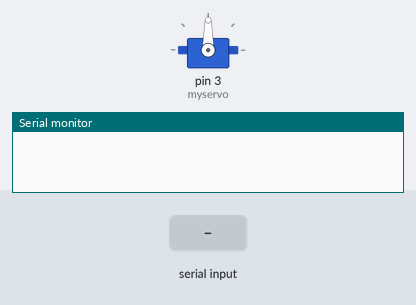
Bench run of a sketch on a simulated Arduino Uno, built with avr-gcc and run on an emulated ATmega328P. Parts: servo, the last lines printed to the serial monitor. The test bench sets the inputs (shaded band).

Above: at 1.2 s.
1.3 s: "90,45\n" received over Serial
3.0 s: "30,150\n" received over Serial
At 3.97 s:
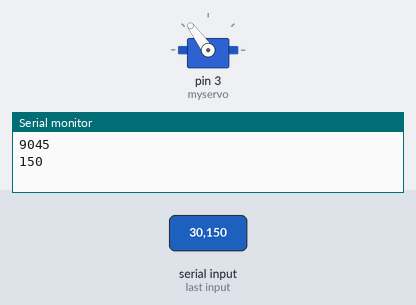
At 4.7 s:
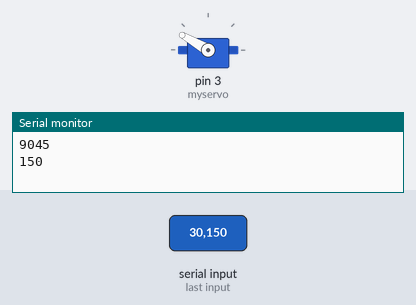
Timing chart, 0 to 7.1 s (numbered marks = the images above; inputs shaded):
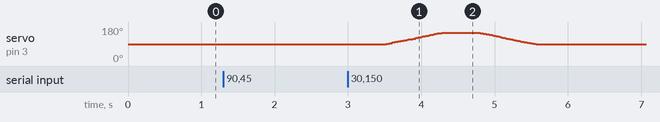

Measured:
- after the input at 3.0 s, servo on pin 3 (myservo): rises from 90° to 150° in 0.76 s, then falls to 90° in 1.3 s

The sketch:

servo_serial_write.ino
```cpp
#include <VarSpeedServo.h>

VarSpeedServo myservo;  // create servo object to control a servo

const int INTERVAL = 500;
const int MIN_VALUE = 50;
const int MAX_VALUE = 150;
const int STILL_VALUE = 90;

int myRead() {
  //return (int) Serial.read();
    String inString = "";
    while (Serial.available() > 0) {
      int inChar = Serial.read();
      if (isDigit(inChar)) {
        inString += (char)inChar;
      }
      if (inChar == '\n') {
        Serial.println(inString.toInt());
        int ret = inString.toInt();
        if(ret < MIN_VALUE || ret > MAX_VALUE) return STILL_VALUE;
        return ret;
      }
    }
    return STILL_VALUE;
  //return Serial.read();
}

void setup() {
  Serial.begin(9600);
  while (!Serial) {
    ; // wait for serial port to connect. Needed for native USB port only
  }
  myservo.attach(3);  // attaches the servo on pin 3 to the servo object
}

void loop() {
  int value = myRead();
//  myservo.write(value);
  myservo.write(value, 50, true);
  delay(INTERVAL);
}
```
